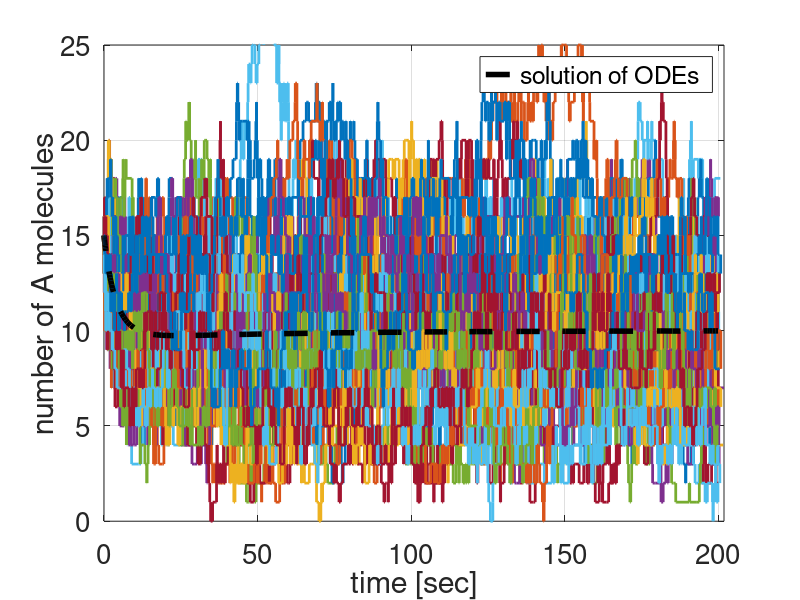
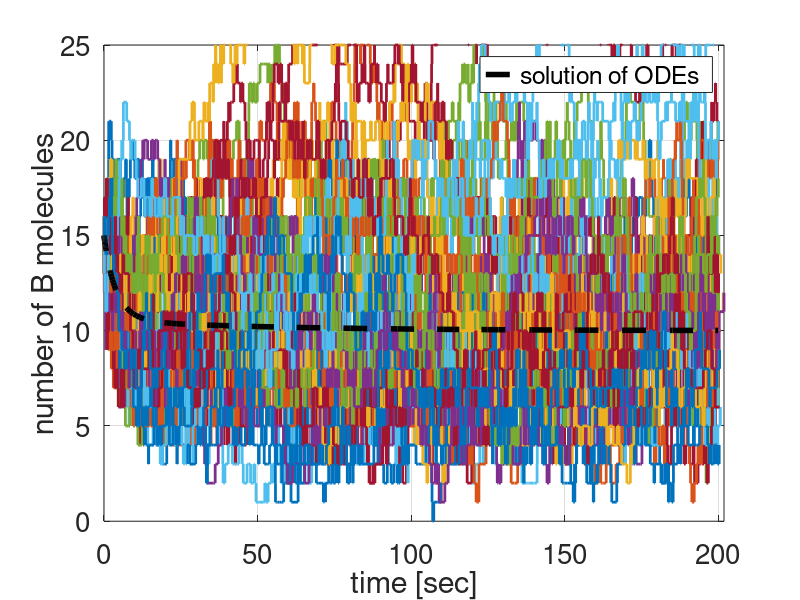

Write MATLAB code to recreate these figures, in order.
function CH1_Gillespie_example

k1=0.001;
k2=0.01;
k3=1.2;
k4=1;

Ainitial = 15;
Binitial = 15;
numberofrealisations = 50;
T = 200;

for i = 1:numberofrealisations
    A=Ainitial;
    B=Binitial;
    time=0;
    k=1;
    Aplot(1,i)=A; 
    Bplot(1,i)=B;
    timeplot(1,i)=0;
    while (time<T)
        rr=rand(2,1);
        a0=k1*A*(A-1)+k2*A*B+k3+k4;
        time=time+(1/a0)*log(1/rr(1));
        ss=k1*A*(A-1);
        if (rr(2)*a0<ss)
            A=A-2;
        else
            ss=ss+k2*A*B;
            if (rr(2)*a0<ss)
                A=A-1;
                B=B-1;
            else
                ss=ss+k3;
                if (rr(2)*a0<ss)
                    A=A+1;
                else
                    B=B+1;
                end
            end
        end
        k=k+1;
        Aplot(k,i)=A;
        Bplot(k,i)=B;
        timeplot(k,i)=time;
    end
end

[tdet,det] = ode45(@myode,[0 T],[Ainitial;Binitial]);

%% Plotting
figure;
set(gca,'Fontsize',18);
plot(tdet,det(:,1),'--k','Linewidth',4);
hold on;
for j = 1:numberofrealisations
    [~, t2] = max(timeplot(:,j));
    stairs(timeplot(1:t2,j),Aplot(1:t2,j),'Linewidth',2);
end
plot(tdet,det(:,1),'--k','Linewidth',4);
xlabel('time [sec]');
ylabel('number of A molecules');
legend('solution of ODEs');
axis tight;
ylim([0 25]);
set(gca,'Fontsize',20);
grid on;

figure;
plot(tdet,det(:,2),'--k','Linewidth',4);
hold on;
for j = 1:numberofrealisations
    [~, t2] = max(timeplot(:,j));
    stairs(timeplot(1:t2,j),Bplot(1:t2,j),'Linewidth',2);
end
plot(tdet,det(:,2),'--k','Linewidth',4);
xlabel('time [sec]');
ylabel('number of B molecules');
legend('solution of ODEs');
axis tight
ylim([0 25]);
set(gca,'Fontsize',20);
grid on;

% figure;
% for j = 1:numberofrealisations
%     [~, t2] = max(timeplot(:,j));
%     scatter(Aplot(1:t2,j),Bplot(1:t2,j));
% end
% xlabel('number of A molecules');
% ylabel('number of B molecules');
% axis tight
% set(gca,'Fontsize',20);
% grid on;

%% Define RHS of the ODE
function dydt = myode(t,z)
k1=0.001;
k2=0.01;
k3=1.2;
k4=1;
dydt = [k3-2*k1*z(1)*z(1)-k2*z(1)*z(2); k4-k2*z(1)*z(2)];

